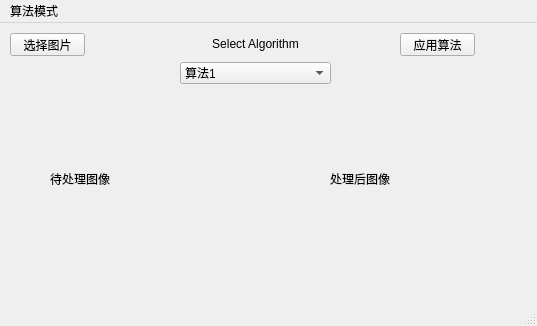
<?xml version="1.0" encoding="UTF-8"?>
<ui version="4.0">
 <class>MainWindow</class>
 <widget class="QMainWindow" name="MainWindow">
  <property name="geometry">
   <rect>
    <x>0</x>
    <y>0</y>
    <width>537</width>
    <height>326</height>
   </rect>
  </property>
  <property name="windowTitle">
   <string>MainWindow</string>
  </property>
  <widget class="QWidget" name="centralwidget">
   <widget class="QPushButton" name="btnSelectPic">
    <property name="geometry">
     <rect>
      <x>10</x>
      <y>10</y>
      <width>75</width>
      <height>23</height>
     </rect>
    </property>
    <property name="text">
     <string>选择图片</string>
    </property>
   </widget>
   <widget class="QWidget" name="verticalLayoutWidget">
    <property name="geometry">
     <rect>
      <x>180</x>
      <y>10</y>
      <width>151</width>
      <height>51</height>
     </rect>
    </property>
    <layout class="QVBoxLayout" name="verticalLayout">
     <item>
      <widget class="QLabel" name="label">
       <property name="text">
        <string>&lt;html&gt;&lt;head/&gt;&lt;body&gt;&lt;p align=&quot;center&quot;&gt;Select Algorithm&lt;/p&gt;&lt;/body&gt;&lt;/html&gt;</string>
       </property>
      </widget>
     </item>
     <item>
      <widget class="QComboBox" name="comBoxAlgorithmIndex">
       <item>
        <property name="text">
         <string>算法1</string>
        </property>
       </item>
       <item>
        <property name="text">
         <string>算法2</string>
        </property>
       </item>
       <item>
        <property name="text">
         <string>算法3</string>
        </property>
       </item>
       <item>
        <property name="text">
         <string>test_复制原图</string>
        </property>
       </item>
      </widget>
     </item>
    </layout>
   </widget>
   <widget class="QPushButton" name="btnApplyAlgorithm">
    <property name="geometry">
     <rect>
      <x>400</x>
      <y>10</y>
      <width>75</width>
      <height>23</height>
     </rect>
    </property>
    <property name="text">
     <string>应用算法</string>
    </property>
   </widget>
   <widget class="QLabel" name="labOriginPic">
    <property name="geometry">
     <rect>
      <x>50</x>
      <y>90</y>
      <width>131</width>
      <height>131</height>
     </rect>
    </property>
    <property name="text">
     <string>待处理图像</string>
    </property>
   </widget>
   <widget class="QLabel" name="labModified">
    <property name="geometry">
     <rect>
      <x>330</x>
      <y>90</y>
      <width>131</width>
      <height>131</height>
     </rect>
    </property>
    <property name="text">
     <string>处理后图像</string>
    </property>
   </widget>
  </widget>
  <widget class="QMenuBar" name="menubar">
   <property name="geometry">
    <rect>
     <x>0</x>
     <y>0</y>
     <width>537</width>
     <height>23</height>
    </rect>
   </property>
   <widget class="QMenu" name="menuOpenCV_handcraft">
    <property name="title">
     <string>算法模式</string>
    </property>
    <addaction name="actionsingle_PIC"/>
   </widget>
   <addaction name="menuOpenCV_handcraft"/>
  </widget>
  <widget class="QStatusBar" name="statusbar"/>
  <action name="actionsingle_PIC">
   <property name="text">
    <string>single PIC</string>
   </property>
  </action>
 </widget>
 <resources/>
 <connections/>
</ui>
